Frame 1 (no input): blank canvas, image omitted
Frame 60 (the mouse pressed at the canvas centre just before this capture): blank canvas, image omitted
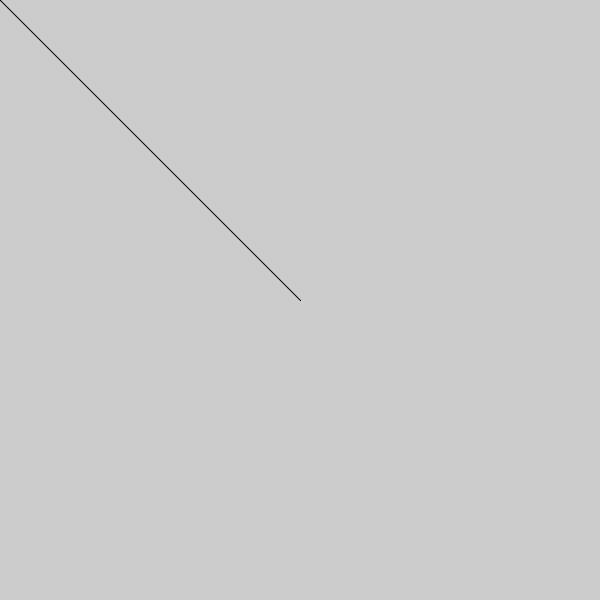
Frame 120 (the mouse held since frame 60 and released just before this capture)

The Processing sketch whose frames 1 and 60 were blank and that drew this single picture after the mouse press (run headless with seeded random() and noise(); from frame 60 on, the mouse is pressed at the canvas centre):

// Processing sketch: processing_185652
// ── processing_185652.pde

void setup() {
size(600,600);
  colorMode(HSB);
}
void draw() {
  line (mouseX,mouseY,pmouseX,pmouseY);
}
